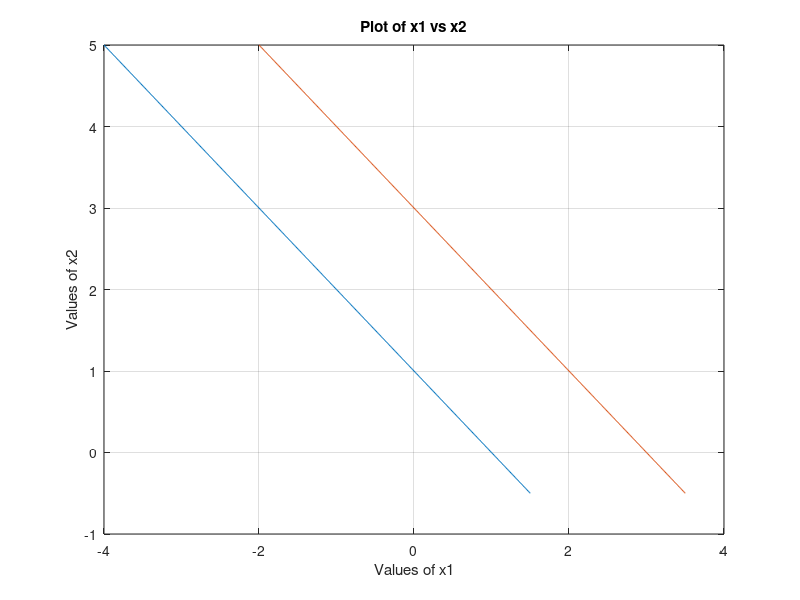

This figure's MATLAB source:
%                       Solution for Core Lesson 3 Problem 5-6

%creating the matrices

A = [3 1
    1 1];

b = [1
    0];

%solving the unknowns

x = inv(A)*b;

%plotting the graphs of the equation
%Eqn 1: 3x1 + 1x2 = 1
%Eqn 2: x1 + x2 = 0

%creating a range of values for x2

x2 = [-0.5:0.01:5];
x1 = (1-x2)/3;

plot(x1, x2);
title('Plot of x1 vs x2');
xlabel('Values of x1');
ylabel('Values of x2');
grid;

hold on;

x1 = -x2;
plot(x1, x2);

keyboard;
hold off;

%the matrix solution is the intersection between the two graphs created
%from the linear equations

%creating the matrices

A = [1 1
    1 1];

b = [1
    3];

%solving the unknowns

x = inv(A)*b;

%plotting the graphs of the equation
%Eqn 1: x1 + x2 = 1
%Eqn 2: x1 + x2 = 3

%creating a range of values for x2

x2 = [-0.5:0.01:5];
x1 = 1 - x2;

plot(x1, x2);
title('Plot of x1 vs x2');
xlabel('Values of x1');
ylabel('Values of x2');
grid;

hold on;

x1 = 3 - x2;

plot(x1, x2);

hold off;

%the unknowns cannot be solved because when plotted, the graphs never meet
%resulting in a solution approaching infinity